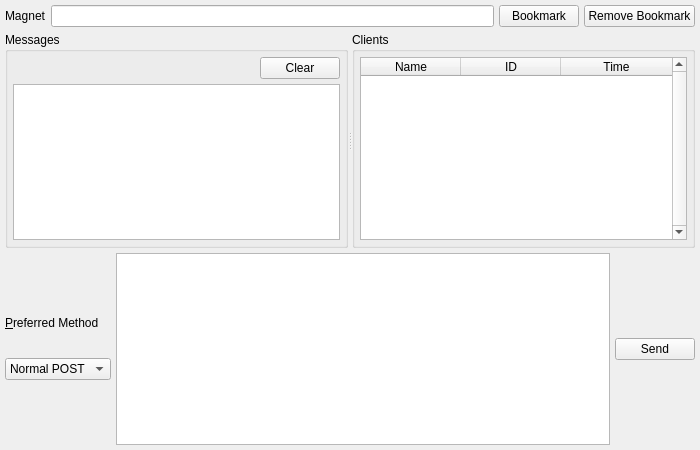
<?xml version="1.0" encoding="UTF-8"?>
<ui version="4.0">
 <class>buzzPage</class>
 <widget class="QWidget" name="buzzPage">
  <property name="geometry">
   <rect>
    <x>0</x>
    <y>0</y>
    <width>700</width>
    <height>450</height>
   </rect>
  </property>
  <property name="windowTitle">
   <string>Form</string>
  </property>
  <layout class="QVBoxLayout" name="verticalLayout">
   <property name="spacing">
    <number>5</number>
   </property>
   <property name="margin">
    <number>5</number>
   </property>
   <item>
    <layout class="QHBoxLayout" name="horizontalLayout">
     <property name="spacing">
      <number>5</number>
     </property>
     <item>
      <widget class="QLabel" name="label">
       <property name="text">
        <string>Magnet</string>
       </property>
      </widget>
     </item>
     <item>
      <widget class="QLineEdit" name="magnet">
       <property name="readOnly">
        <bool>true</bool>
       </property>
      </widget>
     </item>
     <item>
      <widget class="QPushButton" name="favorite">
       <property name="text">
        <string>Bookmark</string>
       </property>
      </widget>
     </item>
     <item>
      <widget class="QPushButton" name="remove">
       <property name="text">
        <string>Remove Bookmark</string>
       </property>
      </widget>
     </item>
    </layout>
   </item>
   <item>
    <widget class="QSplitter" name="splitter">
     <property name="orientation">
      <enum>Qt::Horizontal</enum>
     </property>
     <widget class="QGroupBox" name="groupBox_9">
      <property name="title">
       <string>Messages</string>
      </property>
      <layout class="QVBoxLayout" name="verticalLayout_7">
       <property name="spacing">
        <number>5</number>
       </property>
       <property name="margin">
        <number>5</number>
       </property>
       <item>
        <layout class="QHBoxLayout" name="horizontalLayout_27">
         <property name="spacing">
          <number>5</number>
         </property>
         <item>
          <spacer name="horizontalSpacer_23">
           <property name="orientation">
            <enum>Qt::Horizontal</enum>
           </property>
           <property name="sizeHint" stdset="0">
            <size>
             <width>40</width>
             <height>20</height>
            </size>
           </property>
          </spacer>
         </item>
         <item>
          <widget class="QPushButton" name="clearMessages">
           <property name="text">
            <string>Clear</string>
           </property>
          </widget>
         </item>
        </layout>
       </item>
       <item>
        <widget class="QTextBrowser" name="messages">
         <property name="tabChangesFocus">
          <bool>true</bool>
         </property>
         <property name="textInteractionFlags">
          <set>Qt::TextSelectableByKeyboard|Qt::TextSelectableByMouse</set>
         </property>
        </widget>
       </item>
      </layout>
     </widget>
     <widget class="QGroupBox" name="groupBox">
      <property name="title">
       <string>Clients</string>
      </property>
      <layout class="QVBoxLayout" name="verticalLayout_2">
       <property name="spacing">
        <number>5</number>
       </property>
       <property name="margin">
        <number>5</number>
       </property>
       <item>
        <widget class="QTableWidget" name="clients">
         <property name="verticalScrollBarPolicy">
          <enum>Qt::ScrollBarAlwaysOn</enum>
         </property>
         <property name="selectionMode">
          <enum>QAbstractItemView::NoSelection</enum>
         </property>
         <property name="horizontalScrollMode">
          <enum>QAbstractItemView::ScrollPerPixel</enum>
         </property>
         <attribute name="horizontalHeaderStretchLastSection">
          <bool>true</bool>
         </attribute>
         <column>
          <property name="text">
           <string>Name</string>
          </property>
         </column>
         <column>
          <property name="text">
           <string>ID</string>
          </property>
         </column>
         <column>
          <property name="text">
           <string>Time</string>
          </property>
         </column>
        </widget>
       </item>
      </layout>
     </widget>
    </widget>
   </item>
   <item>
    <layout class="QHBoxLayout" name="horizontalLayout_14">
     <property name="spacing">
      <number>5</number>
     </property>
     <item>
      <layout class="QVBoxLayout" name="verticalLayout_12">
       <property name="spacing">
        <number>5</number>
       </property>
       <item>
        <spacer name="verticalSpacer_6">
         <property name="orientation">
          <enum>Qt::Vertical</enum>
         </property>
         <property name="sizeType">
          <enum>QSizePolicy::Preferred</enum>
         </property>
         <property name="sizeHint" stdset="0">
          <size>
           <width>20</width>
           <height>40</height>
          </size>
         </property>
        </spacer>
       </item>
       <item>
        <widget class="QLabel" name="label_9">
         <property name="sizePolicy">
          <sizepolicy hsizetype="Preferred" vsizetype="Fixed">
           <horstretch>0</horstretch>
           <verstretch>0</verstretch>
          </sizepolicy>
         </property>
         <property name="text">
          <string>&amp;Preferred Method</string>
         </property>
         <property name="buddy">
          <cstring>sendMethod</cstring>
         </property>
        </widget>
       </item>
       <item>
        <widget class="QComboBox" name="sendMethod">
         <property name="sizePolicy">
          <sizepolicy hsizetype="Preferred" vsizetype="Fixed">
           <horstretch>0</horstretch>
           <verstretch>0</verstretch>
          </sizepolicy>
         </property>
         <property name="sizeAdjustPolicy">
          <enum>QComboBox::AdjustToContents</enum>
         </property>
         <item>
          <property name="text">
           <string>Normal POST</string>
          </property>
         </item>
         <item>
          <property name="text">
           <string>Artificial GET</string>
          </property>
         </item>
        </widget>
       </item>
       <item>
        <spacer name="verticalSpacer_9">
         <property name="orientation">
          <enum>Qt::Vertical</enum>
         </property>
         <property name="sizeType">
          <enum>QSizePolicy::Preferred</enum>
         </property>
         <property name="sizeHint" stdset="0">
          <size>
           <width>20</width>
           <height>40</height>
          </size>
         </property>
        </spacer>
       </item>
      </layout>
     </item>
     <item>
      <widget class="spoton_textedit" name="message">
       <property name="sizePolicy">
        <sizepolicy hsizetype="Expanding" vsizetype="Fixed">
         <horstretch>0</horstretch>
         <verstretch>0</verstretch>
        </sizepolicy>
       </property>
       <property name="tabChangesFocus">
        <bool>true</bool>
       </property>
       <property name="acceptRichText">
        <bool>false</bool>
       </property>
      </widget>
     </item>
     <item>
      <layout class="QVBoxLayout" name="verticalLayout_23">
       <property name="spacing">
        <number>5</number>
       </property>
       <item>
        <widget class="QPushButton" name="sendMessage">
         <property name="text">
          <string>Send</string>
         </property>
        </widget>
       </item>
      </layout>
     </item>
    </layout>
   </item>
  </layout>
 </widget>
 <customwidgets>
  <customwidget>
   <class>spoton_textedit</class>
   <extends>QTextEdit</extends>
   <header>GUI/spot-on-textedit.h</header>
  </customwidget>
 </customwidgets>
 <tabstops>
  <tabstop>magnet</tabstop>
  <tabstop>messages</tabstop>
  <tabstop>clearMessages</tabstop>
  <tabstop>clients</tabstop>
  <tabstop>sendMethod</tabstop>
  <tabstop>message</tabstop>
  <tabstop>sendMessage</tabstop>
 </tabstops>
 <resources/>
 <connections/>
</ui>
